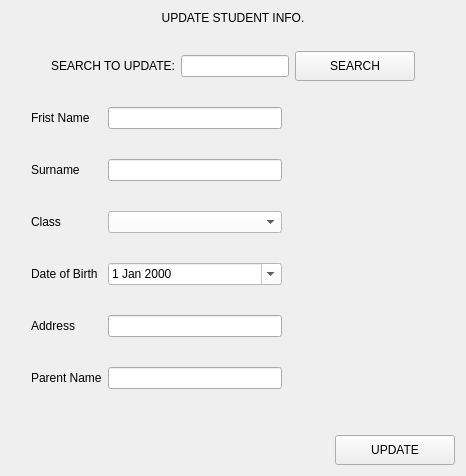
               <widget class="QWidget" name="page_student_update">
                <layout class="QVBoxLayout" name="verticalLayout_11">
                 <item>
                  <widget class="QLabel" name="label_13">
                   <property name="text">
                    <string>UPDATE STUDENT INFO.</string>
                   </property>
                   <property name="alignment">
                    <set>Qt::AlignCenter</set>
                   </property>
                  </widget>
                 </item>
                 <item>
                  <spacer name="horizontalSpacer_12">
                   <property name="orientation">
                    <enum>Qt::Horizontal</enum>
                   </property>
                   <property name="sizeHint" stdset="0">
                    <size>
                     <width>40</width>
                     <height>20</height>
                    </size>
                   </property>
                  </spacer>
                 </item>
                 <item>
                  <layout class="QHBoxLayout" name="horizontalLayout_8">
                   <item>
                    <spacer name="horizontalSpacer_8">
                     <property name="orientation">
                      <enum>Qt::Horizontal</enum>
                     </property>
                     <property name="sizeHint" stdset="0">
                      <size>
                       <width>40</width>
                       <height>20</height>
                      </size>
                     </property>
                    </spacer>
                   </item>
                   <item>
                    <widget class="QLabel" name="label_14">
                     <property name="text">
                      <string>SEARCH TO UPDATE:</string>
                     </property>
                    </widget>
                   </item>
                   <item>
                    <widget class="QLineEdit" name="search_input"/>
                   </item>
                   <item>
                    <widget class="QPushButton" name="bnt_search">
                     <property name="minimumSize">
                      <size>
                       <width>120</width>
                       <height>30</height>
                      </size>
                     </property>
                     <property name="text">
                      <string>SEARCH</string>
                     </property>
                    </widget>
                   </item>
                   <item>
                    <spacer name="horizontalSpacer_9">
                     <property name="orientation">
                      <enum>Qt::Horizontal</enum>
                     </property>
                     <property name="sizeHint" stdset="0">
                      <size>
                       <width>40</width>
                       <height>20</height>
                      </size>
                     </property>
                    </spacer>
                   </item>
                  </layout>
                 </item>
                 <item>
                  <spacer name="horizontalSpacer_11">
                   <property name="orientation">
                    <enum>Qt::Horizontal</enum>
                   </property>
                   <property name="sizeHint" stdset="0">
                    <size>
                     <width>40</width>
                     <height>20</height>
                    </size>
                   </property>
                  </spacer>
                 </item>
                 <item>
                  <layout class="QHBoxLayout" name="horizontalLayout_6">
                   <item>
                    <spacer name="verticalSpacer_20">
                     <property name="orientation">
                      <enum>Qt::Vertical</enum>
                     </property>
                     <property name="sizeHint" stdset="0">
                      <size>
                       <width>20</width>
                       <height>40</height>
                      </size>
                     </property>
                    </spacer>
                   </item>
                   <item>
                    <layout class="QVBoxLayout" name="verticalLayout_9">
                     <property name="spacing">
                      <number>30</number>
                     </property>
                     <item>
                      <widget class="QLabel" name="label_16">
                       <property name="text">
                        <string>Frist Name</string>
                       </property>
                      </widget>
                     </item>
                     <item>
                      <widget class="QLabel" name="label_17">
                       <property name="text">
                        <string>Surname</string>
                       </property>
                      </widget>
                     </item>
                     <item>
                      <widget class="QLabel" name="label_18">
                       <property name="text">
                        <string>Class</string>
                       </property>
                      </widget>
                     </item>
                     <item>
                      <widget class="QLabel" name="label_19">
                       <property name="text">
                        <string>Date of Birth</string>
                       </property>
                      </widget>
                     </item>
                     <item>
                      <widget class="QLabel" name="label_21">
                       <property name="text">
                        <string>Address</string>
                       </property>
                      </widget>
                     </item>
                     <item>
                      <widget class="QLabel" name="label_20">
                       <property name="text">
                        <string>Parent Name</string>
                       </property>
                      </widget>
                     </item>
                    </layout>
                   </item>
                   <item>
                    <layout class="QVBoxLayout" name="verticalLayout_10">
                     <property name="spacing">
                      <number>30</number>
                     </property>
                     <item>
                      <widget class="QLineEdit" name="first_name_input"/>
                     </item>
                     <item>
                      <widget class="QLineEdit" name="surname_input"/>
                     </item>
                     <item>
                      <widget class="QComboBox" name="comboBox_class">
                       <property name="styleSheet">
                        <string notr="true">background-color: rgb(255, 255, 255);</string>
                       </property>
                       <property name="placeholderText">
                        <string>Chose your class..</string>
                       </property>
                       <item>
                        <property name="text">
                         <string>Class 1</string>
                        </property>
                       </item>
                       <item>
                        <property name="text">
                         <string>Class 2</string>
                        </property>
                       </item>
                       <item>
                        <property name="text">
                         <string>Class 3</string>
                        </property>
                       </item>
                       <item>
                        <property name="text">
                         <string>Class 4</string>
                        </property>
                       </item>
                       <item>
                        <property name="text">
                         <string>Class 5</string>
                        </property>
                       </item>
                       <item>
                        <property name="text">
                         <string>Class 6</string>
                        </property>
                       </item>
                       <item>
                        <property name="text">
                         <string>JHS 1</string>
                        </property>
                       </item>
                       <item>
                        <property name="text">
                         <string>JHS 2</string>
                        </property>
                       </item>
                       <item>
                        <property name="text">
                         <string>JHS 3</string>
                        </property>
                       </item>
                      </widget>
                     </item>
                     <item>
                      <widget class="QDateEdit" name="dateEdit_date_of_birth">
                       <property name="styleSheet">
                        <string notr="true">background-color: rgb(255, 255, 255);</string>
                       </property>
                       <property name="inputMethodHints">
                        <set>Qt::ImhDate|Qt::ImhSensitiveData</set>
                       </property>
                       <property name="readOnly">
                        <bool>false</bool>
                       </property>
                       <property name="accelerated">
                        <bool>true</bool>
                       </property>
                       <property name="calendarPopup">
                        <bool>true</bool>
                       </property>
                      </widget>
                     </item>
                     <item>
                      <widget class="QLineEdit" name="address_input"/>
                     </item>
                     <item>
                      <widget class="QLineEdit" name="parent_name_input"/>
                     </item>
                    </layout>
                   </item>
                   <item>
                    <spacer name="horizontalSpacer_7">
                     <property name="orientation">
                      <enum>Qt::Horizontal</enum>
                     </property>
                     <property name="sizeHint" stdset="0">
                      <size>
                       <width>40</width>
                       <height>20</height>
                      </size>
                     </property>
                    </spacer>
                   </item>
                  </layout>
                 </item>
                 <item>
                  <spacer name="verticalSpacer_19">
                   <property name="orientation">
                    <enum>Qt::Vertical</enum>
                   </property>
                   <property name="sizeHint" stdset="0">
                    <size>
                     <width>20</width>
                     <height>40</height>
                    </size>
                   </property>
                  </spacer>
                 </item>
                 <item>
                  <layout class="QHBoxLayout" name="horizontalLayout_7">
                   <item>
                    <widget class="QLabel" name="label_15">
                     <property name="minimumSize">
                      <size>
                       <width>120</width>
                       <height>3</height>
                      </size>
                     </property>
                     <property name="text">
                      <string/>
                     </property>
                    </widget>
                   </item>
                   <item>
                    <spacer name="horizontalSpacer_6">
                     <property name="orientation">
                      <enum>Qt::Horizontal</enum>
                     </property>
                     <property name="sizeHint" stdset="0">
                      <size>
                       <width>40</width>
                       <height>20</height>
                      </size>
                     </property>
                    </spacer>
                   </item>
                   <item>
                    <widget class="QPushButton" name="bt_update">
                     <property name="minimumSize">
                      <size>
                       <width>120</width>
                       <height>30</height>
                      </size>
                     </property>
                     <property name="text">
                      <string>UPDATE</string>
                     </property>
                    </widget>
                   </item>
                  </layout>
                 </item>
                </layout>
               </widget>
